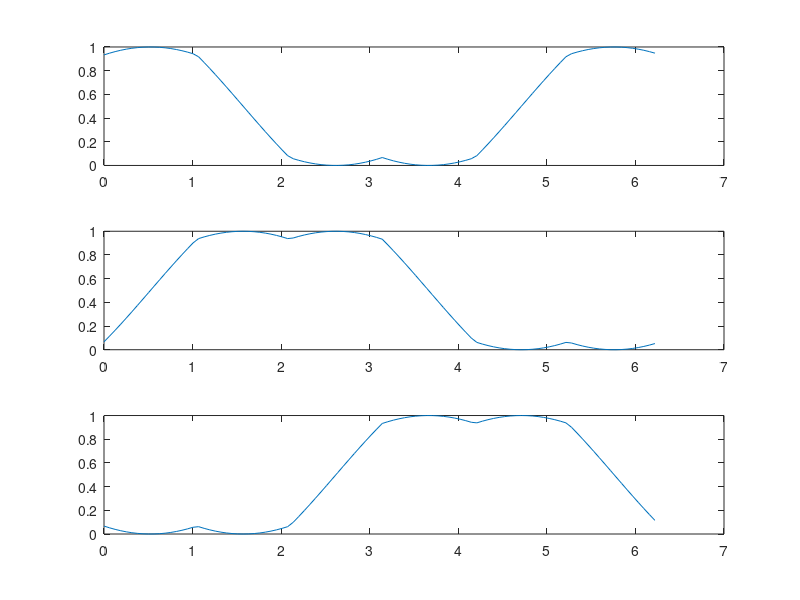

Write MATLAB code to recreate this figure.


Vd = 1100;
angle = 0:2*pi/100:6*pi/3-1e-6;
vmax = Vd/sqrt(3);
vref = vmax;
mi = vref/(Vd/sqrt(3));

vref_A =  vref*cos(angle);
vref_B =  vref*sin(angle);

d0 = zeros(1,length(angle));
d1 = zeros(1,length(angle));
d2 = zeros(1,length(angle));
da = zeros(1,length(angle));
db = zeros(1,length(angle));
dc = zeros(1,length(angle));

for ii = 1:length(angle)

  angle_sector = mod(angle(ii),pi/3);
%  d2(ii) = sin(angle_sector)*vref/(Vd/sqrt(3));
%  d1(ii) = sqrt(3)/2*cos(angle_sector)*vref/(Vd/sqrt(3)) - d2(ii)/2;
%  d1(ii) = sqrt(3)/2*mi*cos(angle_sector) - d2(ii)/2;
  d1(ii) = mi*sin(pi/3-angle_sector);
  d2(ii) = mi*sin(angle_sector);
  d0(ii) = (1 - d1(ii) - d2(ii))/2;

  if angle(ii) < pi/3
    da(ii) = d0(ii) + d2(ii) + d1(ii);
    db(ii) = d0(ii) + d2(ii);
    dc(ii) = d0(ii);
  elseif angle(ii) < 2*pi/3
    da(ii) = d0(ii) + d1(ii);
    db(ii) = d0(ii) + d1(ii) + d2(ii);
    dc(ii) = d0(ii);
  elseif angle(ii) < 3*pi/3
    da(ii) = d0(ii);
    db(ii) = d0(ii) + d2(ii) + d1(ii);
    dc(ii) = d0(ii) + d2(ii);
  elseif angle(ii) < 4*pi/3
    da(ii) = d0(ii);
    db(ii) = d0(ii) + d1(ii);
    dc(ii) = d0(ii) + d1(ii) + d2(ii);
  elseif angle(ii) < 5*pi/3
    da(ii) = d0(ii) + d2(ii);
    db(ii) = d0(ii);
    dc(ii) = d0(ii) + d1(ii) + d2(ii);
  else%if angle(ii) < 6*pi/3
    da(ii) = d0(ii) + d1(ii) + d2(ii);
    db(ii) = d0(ii);
    dc(ii) = d0(ii) + d1(ii);
  endif
end

subplot(3,1,1);
plot(angle,da);
subplot(3,1,2);
plot(angle,db);
subplot(3,1,3);
plot(angle,dc);



